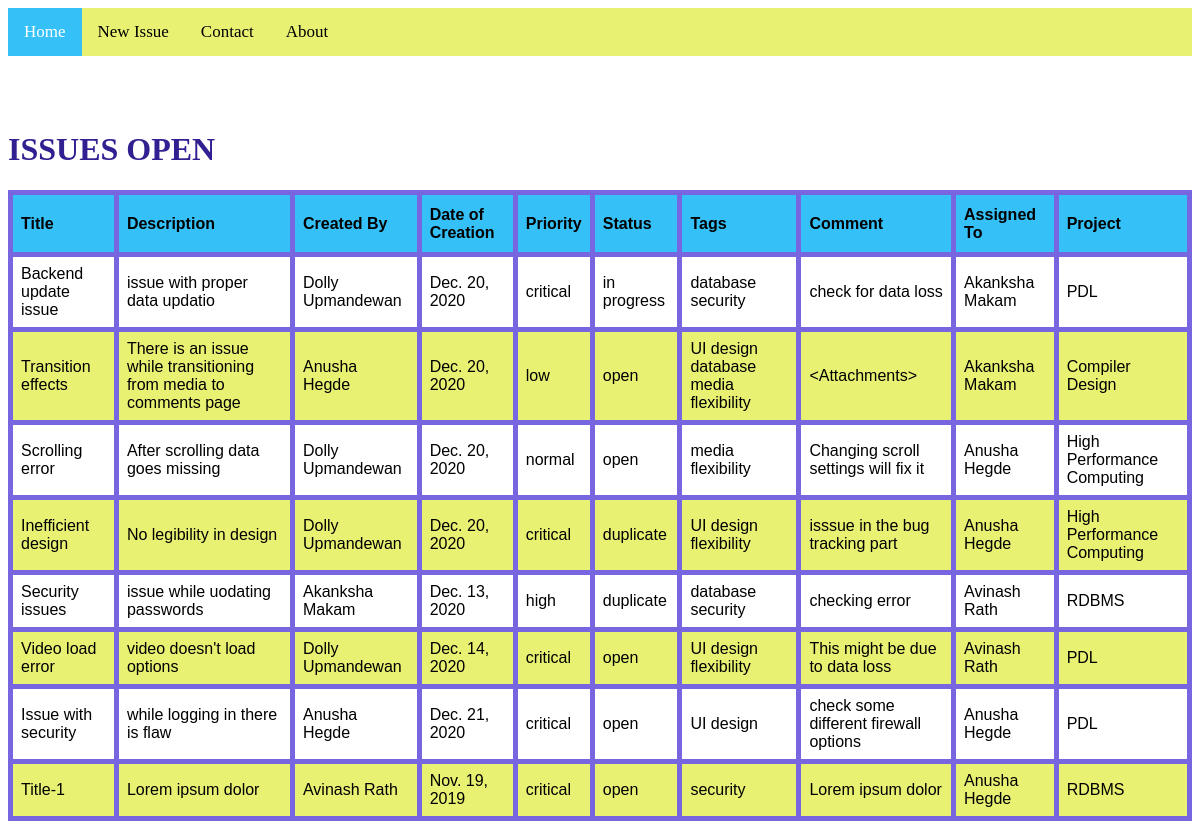
Page /issues (signed in) on the committed database.
### main/models.py (models this page shows, shortened)
class Issue(models.Model):
    title = models.CharField(max_length=30)
    desc = models.CharField(max_length=300)
    creator = models.ForeignKey(User, to_field='id', on_delete=models.SET_DEFAULT, default = 1, related_name='creator') #default must point to anonymous user
    assignee = models.ForeignKey(User, to_field='id', on_delete=models.SET_DEFAULT, default = 1, related_name='assignee') #default must point to admin/project manager
    opened = models.DateField(default=datetime.date.today())
    priority = models.CharField(max_length=30, choices=priority, default='low')
    status = models.CharField(max_length=30, choices=status, default='open')
    comment = models.CharField(max_length=250)
    tags = models.ManyToManyField(Tag)
    closed = models.DateField(null = True, blank = True)
    project = models.ForeignKey(Project, on_delete=models.CASCADE)
    thread = models.ForeignKey('self', related_name='child', to_field='id', on_delete=models.CASCADE, null = True, blank = True)

class Tag(models.Model):
    name = models.CharField(max_length=30)

class Project(models.Model):
    name = models.CharField(max_length=50)
    desc = models.CharField(max_length=250)
    start = models.DateField(default=datetime.date.today())
    end = models.DateField(null = True, blank = True)
    issues_open = models.IntegerField(null=False, blank=False, default=0)
    total_issues = models.IntegerField(null=False, blank=False, default=0)
    issues_closed = models.IntegerField(null=False, blank=False, default=0)
    project_manager = models.ForeignKey(User, to_field='id', on_delete=models.CASCADE)

### main/views.py (the view)
# urls.py: path('issues', views.issues, name = 'issues'),
@login_required(login_url='main:loginpage')
def issues(request):
    return render(request, 'main/issues.html', context={'projects': Project.objects.all(), 'pro_mem': ProjectMember.objects.all(), 'issues': Issue.objects.all()})

### main/templates/main/issues.html (shortened to what this page needs)
<div class="topnav">
    <a class="active" href="{% url 'main:issues' %}">Home</a>
    <a href="{% url 'main:add_issues' %}">New Issue</a>
    <a href="#contact">Contact</a>
    <a href="#about">About</a>
</div>
<h1>ISSUES OPEN</h1>
<div class="table-scroll">
    <table>
        <thead class="thead-row">
            <tr>
                <th>
                    <div class="dropdown">
                        <span>Title</span>
                    </div>
                </th>
                <th>
                    <div class="dropdown">
                        <span>Description</span>
                    </div>
                </th>
                <th>
                    <div class="dropdown">
                        <span>Created By</span>
                    </div>
                </th>
                <th>
                    <div class="dropdown">
                        <span>Date of Creation</span>
                    </div>
                </th>
                <th>
                    <div class="dropdown">
                        <span>Priority</span>
                    </div>
                </th>
                <th>
                    <div class="dropdown">
                        <span>Status</span>
                    </div>
                </th>
                <th>
                    <div class="dropdown">
                        <span>Tags</span>
                    </div>
                </th>
                <th>
                    <div class="dropdown">
                        <span>Comment</span>
                    </div>
                </th>
                <th>
                    <div class="dropdown">
                        <span>Assigned To</span>
                    </div>
                </th>
                <th>
                    <div class="dropdown">
                        <span>Project</span>
                    </div>
                </th>
            </tr>
        </thead>
        <tbody>
            {% for i in issues.all %}
            <tr>
                <td>{{i.title}}</td>
                <td>{{i.desc}}</td>
                <td>{{i.creator.first_name}} {{i.creator.last_name}}</td>
                <td>{{i.opened}}</td>
                <td>{{i.priority}}</td>
                <td>{{i.status}}</td>
                <td>
                    {% for j in i.tags.all %}
                    {{j.name}}
                    {% endfor %}
                </td>
                <td>{{i.comment}}</td>
                <td>{{i.assignee.first_name}} {{i.assignee.last_name}}</td>
                <td>{{i.project.name}}</td>
            </tr>
            {% endfor %}
        </tbody>
    </table>
</div>

### main/templates/main/issues.html (style rules this page uses)
table { font-family: arial, sans-serif; border-collapse: collapse; width: 100%; }
.topnav { overflow: hidden; background-color: #e9f173; }
.topnav a { float: left; color: black; text-align: center; padding: 14px 16px; text-decoration: none; font-size: 17px; }
.topnav a.active { background-color: #35c1f8; color: white; }
thead { background-color: #35c1f8; height: 7ch; }
td, th { border: 5px solid #7866e0; text-align: left; padding: 8px; }
tr:nth-child(even) { background-color: #e9f173; }
.dropdown { position: relative; display: inline-block; }
h1 { color: #302091; }

### rows in the picture
Issue: title "Backend update issue", desc "issue with proper data updatio", creator.first_name "Dolly", creator.last_name "Upmandewan", opened "Dec. 20, 2020", priority "critical", status "in progress", comment "check for data loss", assignee.first_name "Akanksha", assignee.last_name "Makam", project.name "PDL"
Tag: name "database"
Tag: name "security"
Issue: title "Transition effects", desc "There is an issue while transitioning from media to comments page", creator.first_name "Anusha", creator.last_name "Hegde", opened "Dec. 20, 2020", priority "low", status "open", comment "<Attachments>", assignee.first_name "Akanksha", assignee.last_name "Makam", project.name "Compiler Design"
Tag: name "UI design"
Tag: name "media"
Tag: name "flexibility"
Issue: title "Scrolling error", desc "After scrolling data goes missing", creator.first_name "Dolly", creator.last_name "Upmandewan", opened "Dec. 20, 2020", priority "normal", status "open", comment "Changing scroll settings will fix it", assignee.first_name "Anusha", assignee.last_name "Hegde", project.name "High Performance Computing"
Issue: title "Inefficient design", desc "No legibility in design", creator.first_name "Dolly", creator.last_name "Upmandewan", opened "Dec. 20, 2020", priority "critical", status "duplicate", comment "isssue in the bug tracking part", assignee.first_name "Anusha", assignee.last_name "Hegde", project.name "High Performance Computing"
Issue: title "Security issues", desc "issue while uodating passwords", creator.first_name "Akanksha", creator.last_name "Makam", opened "Dec. 13, 2020", priority "high", status "duplicate", comment "checking error", assignee.first_name "Avinash", assignee.last_name "Rath", project.name "RDBMS"
Issue: title "Video load error", desc "video doesn't load options", creator.first_name "Dolly", creator.last_name "Upmandewan", opened "Dec. 14, 2020", priority "critical", status "open", comment "This might be due to data loss", assignee.first_name "Avinash", assignee.last_name "Rath", project.name "PDL"
Issue: title "Issue with security", desc "while logging in there is flaw", creator.first_name "Anusha", creator.last_name "Hegde", opened "Dec. 21, 2020", priority "critical", status "open", comment "check some different firewall options", assignee.first_name "Anusha", assignee.last_name "Hegde", project.name "PDL"
Issue: title "Title-1", desc "Lorem ipsum dolor", creator.first_name "Avinash", creator.last_name "Rath", opened "Nov. 19, 2019", priority "critical", status "open", comment "Lorem ipsum dolor", assignee.first_name "Anusha", assignee.last_name "Hegde", project.name "RDBMS"
